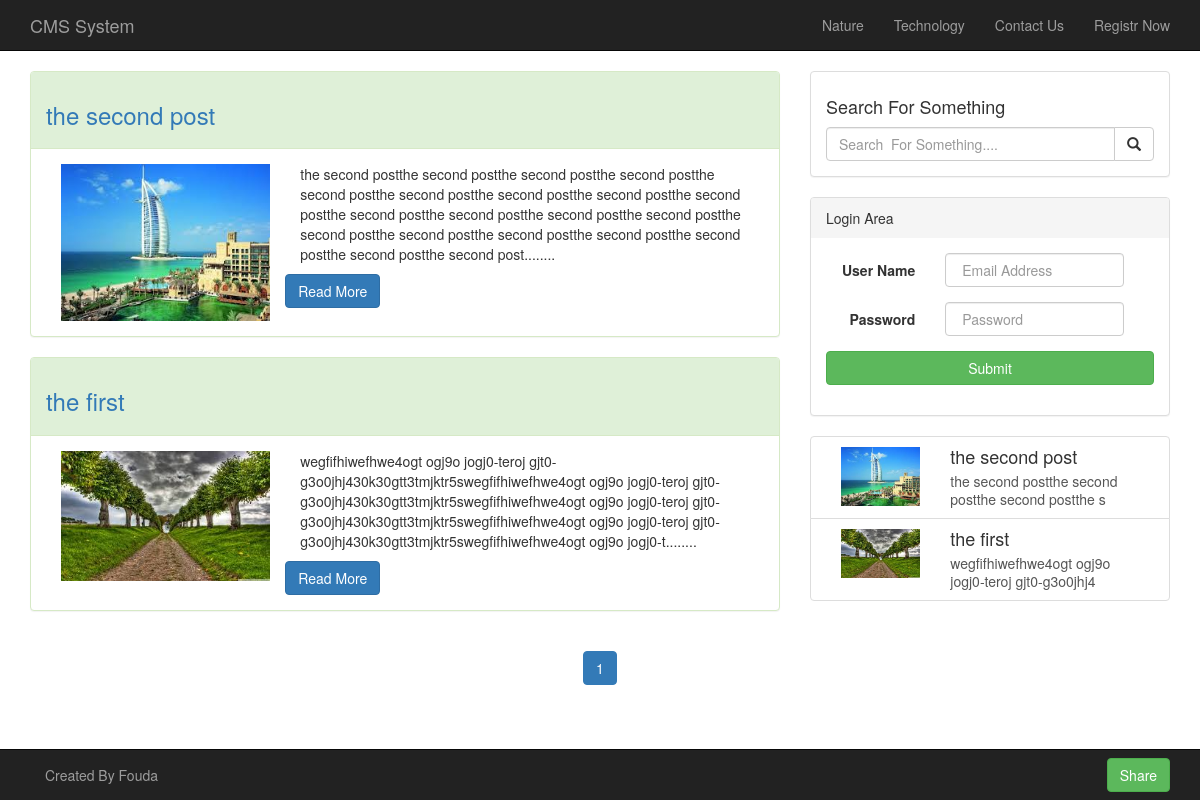
The page / on the database its author committed.
### tables this page shows
CREATE TABLE `category` (
  `c_id` int(11) NOT NULL,
  `category_name` text NOT NULL
);

CREATE TABLE `posts` (
  `id` int(11) NOT NULL,
  `title` text NOT NULL,
  `description` text NOT NULL,
  `image` text NOT NULL,
  `category` text NOT NULL,
  `status` text NOT NULL,
  `date` timestamp NOT NULL DEFAULT CURRENT_TIMESTAMP ON UPDATE CURRENT_TIMESTAMP,
  `author` text NOT NULL
);

### index.php (the view, shortened to what this page needs)
<?php session_start();
	include 'includes/db.php';
	$per_page = 5;
	if(isset($_GET['page'])){
		$page = $_GET['page'];
	} else{
		$page = 1;
	}
	$start_from = ($page-1) * $per_page;
?>
<!DOCTYPE html>
<html>
	<head>
		<link rel="stylesheet" href="bootstrap/css/bootstrap.css">
	</head>
	<body>
		<?php include 'includes/header.php';?>
		<div class="container">
			<article class="row">
				<section class="col-lg-8">
					<?php
						$sel_sql = "SELECT * FROM posts WHERE status = 'published' ORDER BY id DESC LIMIT $start_from,$per_page";
						$run_sql = mysqli_query($conn,$sel_sql);
						while($rows = mysqli_fetch_assoc($run_sql)){
							echo '
							<div class="panel panel-success">
								<div class="panel-heading">
									<h3><a href="post.php?post_id='.$rows['id'].'">'.$rows['title'].'</a></h3>
								</div>
								<div class="panel-body">
									<div class="col-lg-4">
										<img src="'.$rows['image'].'" width="100%">
									</div>
									<div class="col-lg-8">
										<p>'.substr($rows['description'],0,300).'........</p>
									</div>
									<a href="post.php?post_id='.$rows['id'].'" class="btn btn-primary">Read More</a>
								</div>
							</div>
							';
						}
					?>
				</section>
				<?php include 'includes/sidebar.php';?>
			</article>
			<div class="text-center">
				<ul class="pagination">
			<?php
				$pagination_sql = "SELECT * FROM posts WHERE status = 'published'";
				$run_pagination = mysqli_query($conn, $pagination_sql);
				$count = mysqli_num_rows($run_pagination);
				$total_pages = ceil($count/$per_page);
				if(isset($_GET['page'])){
							$condition = $_GET['page'];
						}else{
							$condition = 1;
						}
				for($i=1;$i<=$total_pages;$i++){
					if ($condition == $i) {
					echo '<li class="active"><a href="index.php?page='.$i.'">'.$i.'</a></li>';
				}else{
					echo '<li><a href="index.php?page='.$i.'">'.$i.'</a></li>';
				}
				}
			?>
				</ul>
			</div>
		</div>
		<div style="width:50px;height:50px;"></div>
		<?php include 'includes/footer.php';?>
	</body>
</html>

### includes/header.php
<header class="navbar navbar-inverse navbar-static-top" >
			<div class="container">
				<a href="index.php" class="navbar-brand">CMS System</a>
				<ul class="nav navbar-nav navbar-right">
					<?php
						$sel_cat = "SELECT * FROM category";
						$run_cat = mysqli_query($conn,$sel_cat);
						while($rows = mysqli_fetch_assoc($run_cat)){
							if(isset($_GET['cat_name'])){
								if($_GET['cat_name'] == $rows['category_name']){
								$class = 'active';
								} else {
									$class = '';
								}
							}else {
								$class='';
							}
							if($rows['category_name'] == 'home'){
								if($_SERVER['PHP_SELF'] == '/php/cms/index.php'){
									echo '<li class="active"><a href="index.php">'.ucfirst($rows['category_name']).'</a>';
								} else {
									echo '<li class=""><a href="index.php">'.ucfirst($rows['category_name']).'</a>';
								}
							}else {
								echo '<li class="'.$class.'"><a href="menu.php?cat_id='.$rows['c_id'].'">'.ucfirst($rows['category_name']).'</a></li>';
							}
						}
					?>
					<li><a href="contact.php">Contact Us</a></li>
					<li><a href="registration.php">Registr Now</a></li>
				</ul>
			</div>
		</header>

### includes/sidebar.php
<aside class="col-lg-4">
					<form class="panel-group form-horizontal" action="search.php" role="form">
						<div class="panel panel-default">
							<div class="panel-body">
								<div class="panel-header">
									<h4>Search For Something</h4>
								</div>
								<div class="input-group">
									<input type="search" name="search" class="form-control" placeholder="Search  For Something....">
									<div class="input-group-btn">
										<button class="btn btn-default" name="search_submit" type="submit"><i class="glyphicon glyphicon-search"></i></button>
									</div>
								</div>
							</div>
						</div>
					</form>
					<form class="panel-group form-horizontal" role="form" action="accounts/login.php" method="post">
						<div class="panel panel-default">
							<div class="panel-heading">Login Area</div>
							<div class="panel-body">
								<div class="form-group">
									<label for="username" class="control-label col-sm-4">User Name</label>
									<div class="col-sm-7">
										<input type="text" id="username" placeholder=" Email Address" name="user_name" class="form-control">
									</div>
								</div>
								<div class="form-group">
									<label for="password" class="control-label col-sm-4">Password</label>
									<div class="col-sm-7">
										<input type="password" id="password" class="form-control" name="password" placeholder=" Password">
									</div>
								</div>
								<div class="form-group">
									<div class="col-sm-12">
										<input type="submit" class="btn btn-success btn-block" name="submit_login">
									</div>
								</div>
							</div>
						</div>
					</form>
					<div class="list-group">
						<?php
							$sel_side = "SELECT * FROM posts WHERE status = 'published' ORDER BY id DESC LIMIT 6";
							$run_side = mysqli_query($conn,$sel_side);
							while($rows = mysqli_fetch_assoc($run_side)){
								if(isset($_GET['post_id'])){
									if($_GET['post_id'] == $rows['id']){
										$class='active';
									}else {
										$class='';
									}
								}else {
									$class='';
								}
								echo '
								<a href="post.php?post_id='.$rows['id'].'" class="list-group-item '.$class.'">
									<div class="col-sm-4">
										<img src="'.$rows['image'].'" width="100%">
									</div>
									<div class="col-sm-8">
										<h4 class="list-group-item-heading">'.$rows['title'].'</h4>
										<p class="list-group-item-text">'.substr($rows['description'],0,50).'</p>
									</div>
									<div style="clear:both;"></div>
								</a>
								';
							}
						?>
					</div>
				</aside>

### includes/footer.php
<footer class="navbar navbar-inverse navbar-fixed-bottom">
			<div class="container">
				<p class="navbar-text pull-left">Created By Fouda</p>
				<a href="#" class="btn btn-success pull-right navbar-btn">Share</a>
			</div>
		</footer>

### rows shown on the page
category: category_name "Nature"
category: category_name "Technology"
posts: title "the second post", image (picture), description "the second postthe second postthe second postthe second postthe second postthe second postthe second postthe second postthe second postthe second postthe second postthe second postthe second postthe second postthe second postthe second postthe second postthe second postthe second postthe second post", description "the second postthe second postthe second postthe s"
posts: title "the first", image (picture), description "wegfifhiwefhwe4ogt ogj9o jogj0-teroj gjt0-g3o0jhj430k30gtt3tmjktr5swegfifhiwefhwe4ogt ogj9o jogj0-teroj gjt0-g3o0jhj430k30gtt3tmjktr5swegfifhiwefhwe4ogt ogj9o jogj0-teroj gjt0-g3o0jhj430k30gtt3tmjktr5swegfifhiwefhwe4ogt ogj9o jogj0-teroj gjt0-g3o0jhj430k30gtt3tmjktr5swegfifhiwefhwe4ogt ogj9o jogj0-t", description "wegfifhiwefhwe4ogt ogj9o jogj0-teroj gjt0-g3o0jhj4"
